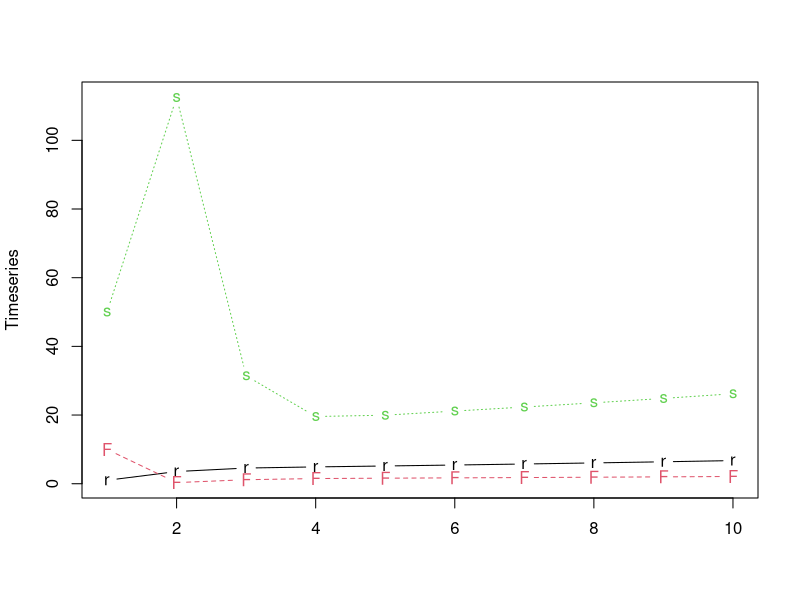
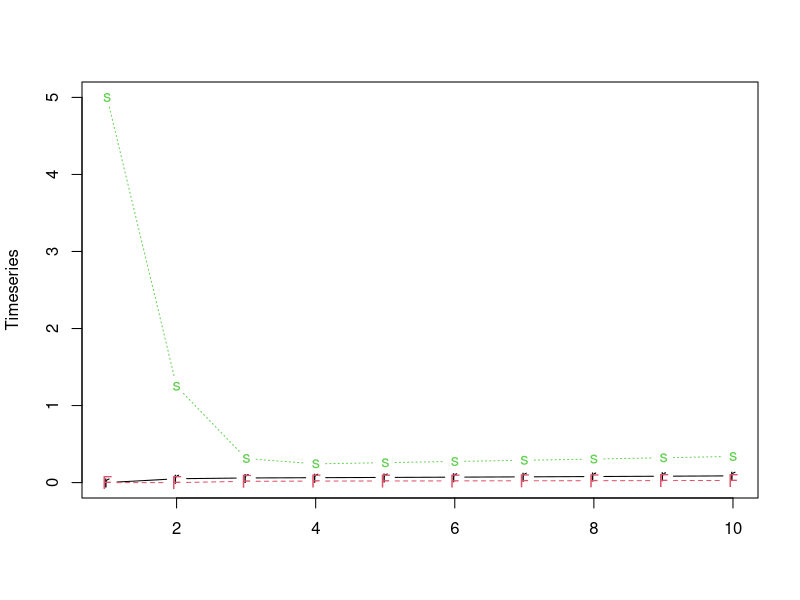
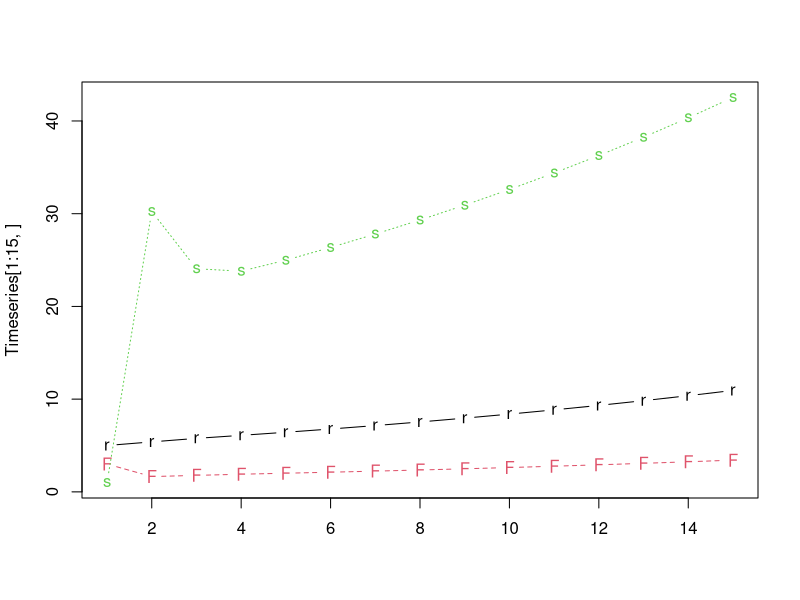

Write the R code that produced these figures, in order.
# Set up ------------------------------------------------------------------

## Construct a matrix of transition rates by rows
stages <-  c("rosette", "shoot", "seed")
M <- rbind(c(0.95,      0.21,    0.01),
           c(0.33,      0,      0   ),
           c(0,        10,      0.25 ))
colnames(M) <- rownames(M) <- stages
M

## Construct a vector, representing an inital population
population_init <- c(rosette = 1, shoot = 10, seed = 50)
population_init



## Matrix multiplication ------------------------------------------------------

## Matrix multiplication of the inital population vector yields the population vector after 1 year
population_2 <-  M %*% population_init
population_2
population_2 <- c(population_2) ## c() "concatenates" the 1-column-matrix into a new vector
population_2

## ... after 2 years
population_3 <- c(M %*% population_2)
population_3



# Forward simulation of a timeseries ------------------------------------------------------
n_years <- 10
n_stages <- length(population_init)

Timeseries <- matrix(NA, nrow = n_years, ncol = n_stages) ## construct an empty matrix
Timeseries[1,] <- population_init ## fill the first row of the matrix with the initial population
times <- 1:(n_years-1) ## make a vector of integer times from 1 to n_years-1

for (t in times) {
  population_before <- Timeseries[t,] ## this is automatically extracted as a vector
  Timeseries[t+1,] <- M %*% population_before
}

Timeseries

matplot(Timeseries, type = "b", pch = c("r", "F", "s"))
  ## execute '?matplot' to read what matplot() does

## The population development is dependent on the population structure.
## assuming a population where everything aboveground has been killed and only a few seeds exist
## Can the population recover to grow again exponentially after 3 years?

population_init <- c(rosette = 0, shoot = 0, seed = 5)
Timeseries[1,] <- population_init ## fill the first row of the matrix with the initial population

for (t in times) {
  population_before <- Timeseries[t,]
  Timeseries[t+1,] <- M %*% population_before
}

Timeseries
matplot(Timeseries, type = "b", pch = c("r", "F", "s"))



# Matrix analytics  -----------------------------------------------

## Compute n eigenvectors and eigenvalues of M
M
e <- eigen(M)
e
  ## The values are ordered, the greatest eigenvektor ("dominant") comes first
  ## The i indicates the imaginary part of the complex numbers that come up in the solution of polynomials, which we can ignore for our population demographics.


## Check: Do the computed values satisfy the definition Mv = kv?
v <- e$vectors[,1]
k <- e$values[1]
v
k
Mv <- c(M %*% v)
kv <- k * v
all.equal(Mv, kv)
Mv
kv


## What is the overall growth rate of the population?
Re(k) ## Re(), the real part of the dominant eigenvalue


## What is the stable proportion of the population for exponential growth?
v <- Re(v) ## Re(), the real part of the dominant eigenvector has the proportions of any population that grows exponentially
v
stableprop <- v/sum(v) ## get the proportions relative to the unit 1
stableprop

## Test whether simulation yields leads to the same proportion of states
n_years <- 100
population_init <- c(rosette = 5, shoot = 3, seed = 1)
Timeseries <- matrix(NA, nrow = n_years, ncol = n_stages) ## construct an empty matrix
Timeseries[1,] <- population_init ## fill the first row of the matrix with the initial population
times <- 1:(n_years-1) ## make a vector of integer times from 1 to n_years-1

for (t in times) {
  population_before <- Timeseries[t,]
  Timeseries[t+1,] <- M %*% population_before
}

Timeseries
matplot(Timeseries[1:15,], type = "b", pch = c("r", "F", "s"))
## express all rows proportional to their sum:
Timeseries_prop <- t(apply(Timeseries, MARGIN = 1, function(row) row/sum(row)))
Timeseries_prop
## are all population states proportioned like the dominant eigenvector?
all.equal(Timeseries_prop[100,], stableprop) ## is the 100th row of the timeseries approximately equal to the stable proportion?

